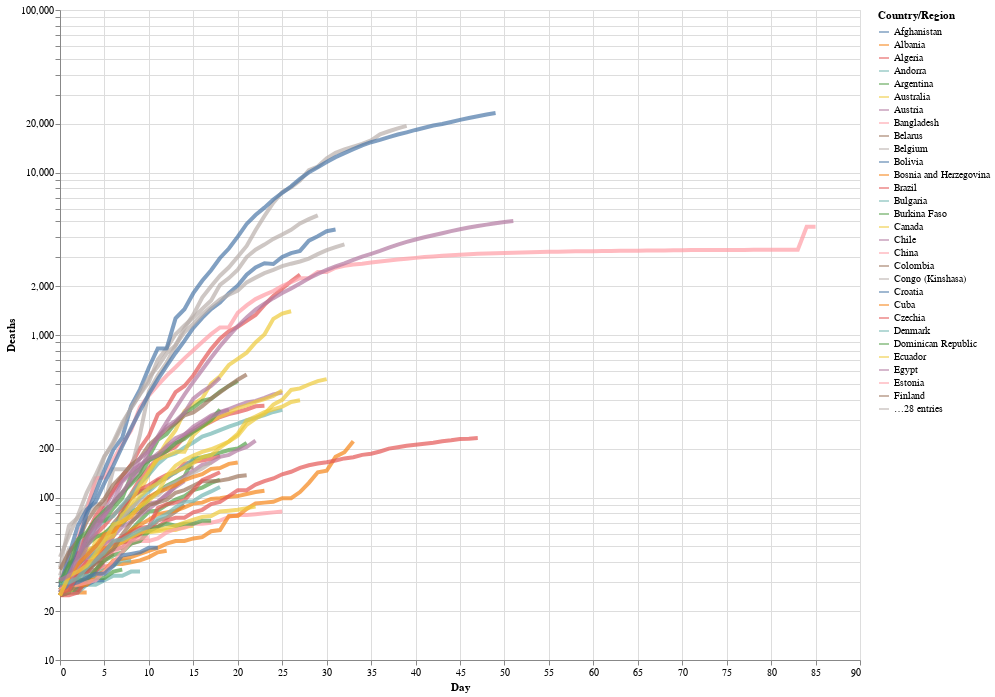

The notebook cell this image was saved under:
### Markdown cell above
We can also add a log y-axis. To do this, The long-form, we express the types using the long-form `alt.X('Day',...)`, which is, in the words of the [Altair documentation](https://altair-viz.github.io/user_guide/encoding.html)
> useful when doing more fine-tuned adjustments to the encoding, such as binning, axis and scale properties, or more.

We'll also now add a hover tooltip so that, when we hover our cursor over any point on any of the lines, it will tell us the 'Country', the 'Day', and the number of 'Deaths'.

### Code cell
# altair plot 
alt.Chart(deaths_long).mark_line(strokeWidth=4, opacity=0.7).encode(
    x=alt.X('Day'),
    y=alt.Y('Deaths', scale=alt.Scale(type='log')),
    color='Country/Region',
    tooltip=['Country/Region', 'Day','Deaths']
).properties(
    width=800,
    height=650
)

### Figure 1 — Vega-Lite specification as saved in the notebook (floating-point values rounded to 4 significant figures; data arrays with more than 128 entries replaced by an {"elided": "..."} marker saying what was removed)
{"config": {"view": {"continuousWidth": 400, "continuousHeight": 300}}, "data": {"name": "data-187c68272bfca5d371409c16868c4702"}, "mark": {"type": "line", "opacity": 0.7, "strokeWidth": 4}, "encoding": {"color": {"type": "nominal", "field": "Country/Region"}, "tooltip": [{"type": "nominal", "field": "Country/Region"}, {"type": "quantitative", "field": "Day"}, {"type": "quantitative", "field": "Deaths"}], "x": {"type": "quantitative", "field": "Day"}, "y": {"type": "quantitative", "field": "Deaths", "scale": {"type": "log"}}}, "height": 650, "width": 800, "$schema": "https://vega.github.io/schema/vega-lite/v4.8.1.json", "datasets": {"data-187c68272bfca5d371409c16868c4702": {"elided": "5000 records"}}}
